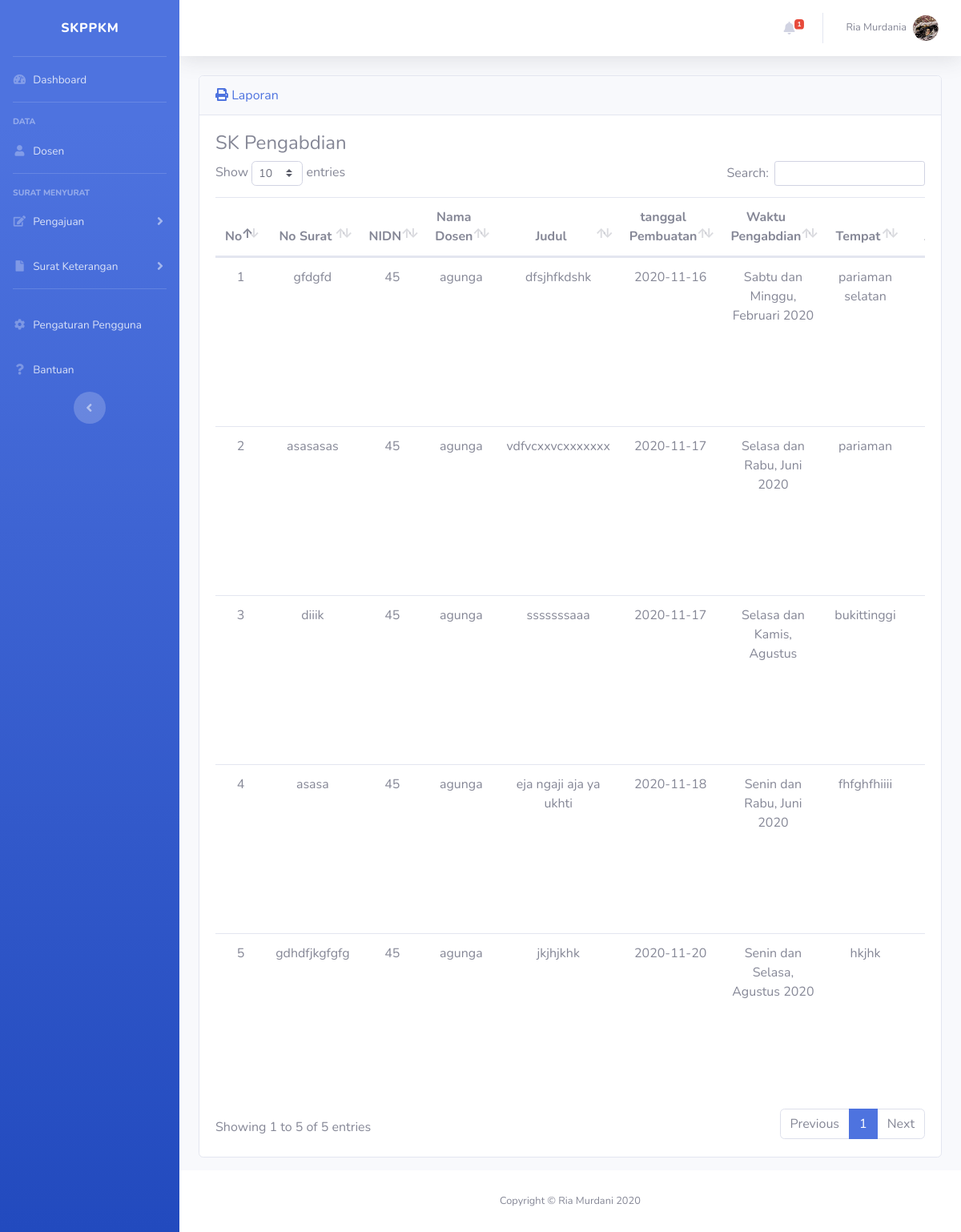
The page /admin/skpengabdian.php (signed in) on the database its author committed.
### tables this page shows
CREATE TABLE `skpengabdian` (
  `no` int(11) NOT NULL,
  `no_surat` varchar(50) NOT NULL,
  `nidn` varchar(25) NOT NULL,
  `judul` text NOT NULL,
  `pangkat` varchar(20) NOT NULL,
  `golongan` varchar(10) NOT NULL,
  `tanggal` date NOT NULL,
  `hari` varchar(20) NOT NULL,
  `bulan` varchar(15) NOT NULL,
  `tahun` varchar(5) NOT NULL,
  `tempat` text NOT NULL
);

CREATE TABLE `dosen` (
  `nidn` varchar(25) NOT NULL,
  `nama` varchar(40) NOT NULL,
  `golongan` varchar(10) NOT NULL,
  `jabatan` varchar(20) NOT NULL,
  `password` varchar(100) NOT NULL,
  `alamat` text NOT NULL,
  `foto` varchar(50) NOT NULL,
  `level` varchar(25) NOT NULL
);

### admin/skpengabdian.php (the view, shortened to what this page needs)
<!DOCTYPE html>
<html lang="en">
<head>
  <?php include('partial/head.php'); ?>
</head>
<body id="page-top">
  <div id="wrapper">
     <?php include('partial/sidebar.php'); ?>
    <div id="content-wrapper" class="d-flex flex-column">
      <div id="content">
        <?php include('partial/topbar.php'); ?>
          <div class="container-fluid">
        <div class="card mb-3">
          <div class="card-header">
            <a href="laporanskpengabdian.php" target="_blank"><i class="fas fa-print"></i> Laporan</a>
          </div>
          <div class="card-body">
            <h4>SK Pengabdian</h4>
            <div class="table-responsive">
              <table class="table table-hover" id="dataTable" width="100%" cellspacing="0">
                <thead align="center">
                  <tr>
                    <th>No</th>
                    <th>No Surat</th>
                    <th>NIDN</th>
                    <th>Nama Dosen</th>
                    <th width="200">Judul</th>
                    <th>tanggal Pembuatan</th>
                    <th>Waktu Pengabdian</th>
                    <th>Tempat</th>
                    <th width="160">Aksi</th>
                  </tr>
                </thead>
                <tbody align="center">
                  <?php
                  include "koneksi.php";
                  $no=1;
                  $datad = mysqli_query($koneksi,"select * from skpengabdian");
                  while($data = mysqli_fetch_array($datad)){
                  ?>
                  <tr>
                    <td><?php echo $no;?></td>
                    <td><?php echo $data['no_surat'];?></td>
                    <td><?php echo $data['nidn'];?></td>
                    <td>
                       <?php
                        $nidn=$data['nidn'];
                        $sqla=mysqli_query($koneksi,"select * from dosen where nidn='$nidn'");
                        while($sqlb = mysqli_fetch_array($sqla)){
                        echo $sqlb['nama'] ;
                      } ?>
                    </td>
                    <td><?php echo $data['judul'];?></td>
                    <td><?php echo $data['tanggal'];?></td>
                    <td><?php echo $data['hari'];?>, <?php echo $data['bulan'];?> <?php echo $data['tahun'];?></td>
                    <td><?php echo $data['tempat'];?></td>
                     <td>
                       <a href="cetakskpengabdian.php?no=<?php echo $data['no']; ?>" target="_blank" class="btn btn-small text-success"><i class="fas fa-print"></i> Cetak</a>
                    <a href="editskpengabdian.php?no=<?php echo $data['no']; ?>" class="btn btn-small"><i class="fas fa-edit"></i> Edit</a>
                    <a  href="hapusskpengabdian.php?no=<?php echo $data['no']; ?>" class="btn btn-small text-danger"><i class="fas fa-trash"></i> Hapus</a>
                    </td>
                  </tr>
                  <?php $no++; } ?>
                </tbody>
              </table>
             </div>
          </div>
        </div>
        </div>
      </div>
         <?php include('partial/footer.php'); ?>
      </div>
    </div>
</body>
</html>

### admin/partial/head.php (shortened to what this page needs)
<link href="../vendor/fontawesome-free/css/all.min.css" rel="stylesheet" type="text/css">
<link href="../css/sb-admin-2.min.css" rel="stylesheet">
<link href="../vendor/datatables/dataTables.bootstrap4.min.css" rel="stylesheet">

### admin/partial/sidebar.php (shortened to what this page needs)
<ul class="navbar-nav bg-gradient-primary sidebar sidebar-dark accordion" id="accordionSidebar">
      <a class="sidebar-brand d-flex align-items-center justify-content-center" href="dashboard.php">
        <div class="sidebar-brand-icon rotate-n-15">
        </div>
        <div class="sidebar-brand-text mx-3">SKPPKM</div>
      </a>
      <hr class="sidebar-divider my-0">
      <li class="nav-item">
        <a class="nav-link" href="dashboard.php">
          <i class="fas fa-fw fa-tachometer-alt"></i>
          <span>Dashboard</span></a>
      </li>
      <hr class="sidebar-divider">
      <div class="sidebar-heading">
        Data
      </div>
        <li class="nav-item">
        <a class="nav-link" href="dosen.php">
          <i class="fas fa-fw fa-user"></i>
          <span>Dosen</span></a>
      </li>
      <hr class="sidebar-divider">
      <div class="sidebar-heading">
        Surat Menyurat
      </div>
      <li class="nav-item">
        <a class="nav-link collapsed" href="#" data-toggle="collapse" data-target="#collapsePages" aria-expanded="true" aria-controls="collapsePages">
          <i class="fas fa-fw fa-edit"></i>
          <span>Pengajuan</span>
        </a>
      </li>
      <li class="nav-item">
        <a class="nav-link collapsed" href="#" data-toggle="collapse" data-target="#collapsePages1" aria-expanded="true" aria-controls="collapsePages">
          <i class="fas fa-fw fa-file"></i>
          <span>Surat Keterangan</span>
        </a>
      </li>
      <hr class="sidebar-divider">
       <li class="nav-item">
        <a class="nav-link" href="pengguna.php">
          <i class="fas fa-fw fa-cog"></i>
          <span>Pengaturan Pengguna</span></a>
      </li>
      <li class="nav-item">
        <a class="nav-link" href="Bantuan.php">
          <i class="fas fa-fw fa-question"></i>
          <span>Bantuan</span></a>
      </li>
      <div class="text-center d-none d-md-inline">
        <button class="rounded-circle border-0" id="sidebarToggle"></button>
      </div>
    </ul>

### admin/partial/topbar.php (shortened to what this page needs)
<nav class="navbar navbar-expand navbar-light bg-white topbar mb-4 static-top shadow">
          <ul class="navbar-nav ml-auto">
            <li class="nav-item dropdown no-arrow mx-1">
              <a class="nav-link dropdown-toggle" href="#" id="alertsDropdown" role="button" data-toggle="dropdown" aria-haspopup="true" aria-expanded="false">
                <i class="fas fa-bell fa-fw"></i>
                 <?php
                        include "koneksi.php" ;
                        $sqla=mysqli_query($koneksi,"select count(nidn) as jum from pendaftaransk where keterangan='Diproses'");
                        $sqlb = mysqli_fetch_array($sqla);
                        $sqlc=mysqli_query($koneksi,"select count(nidn) as jum1 from pendaftaranskpengabdian where keterangan='Diproses'");
                        $sqld = mysqli_fetch_array($sqlc);
                  ?>
                <span class="badge badge-danger badge-counter"><?php
                  $jum=$sqlb['jum'];
                  $jum1=$sqld['jum1'];
                  $jumlah= $jum + $jum1 ;
                 echo $jumlah ; ?></span>
              </a>
            </li>
            <li class="nav-item dropdown no-arrow">
              <a class="nav-link dropdown-toggle" href="#" id="userDropdown" role="button" data-toggle="dropdown" aria-haspopup="true" aria-expanded="false">
                <span class="mr-2 d-none d-lg-inline text-gray-600 small"><?php echo  $_SESSION['nama']; ?></span>
                <img class="img-profile rounded-circle" src="../tempat/<?php echo  $_SESSION['foto']; ?>">
              </a>
            </li>
          </ul>
        </nav>

### admin/partial/footer.php
<footer class="sticky-footer bg-white">
        <div class="container my-auto">
          <div class="copyright text-center my-auto">
            <span>Copyright &copy; Ria Murdani 2020</span>
          </div>
        </div>
      </footer>

### rows shown on the page
skpengabdian: no_surat "gfdgfd", nidn "45", judul "dfsjhfkdshk", tanggal "2020-11-16", hari "Sabtu dan Minggu", bulan "Februari", tahun "2020", tempat "pariaman selatan"
dosen: nama "agunga"
skpengabdian: no_surat "asasasas", nidn "45", judul "vdfvcxxvcxxxxxxx", tanggal "2020-11-17", hari "Selasa dan Rabu", bulan "Juni", tahun "2020", tempat "pariaman"
skpengabdian: no_surat "diiik", nidn "45", judul "sssssssaaa", tanggal "2020-11-17", hari "Selasa dan Kamis", bulan "Agustus", tempat "bukittinggi"
skpengabdian: no_surat "asasa", nidn "45", judul "eja ngaji aja ya ukhti", tanggal "2020-11-18", hari "Senin dan Rabu", bulan "Juni", tahun "2020", tempat "fhfghfhiiii"
skpengabdian: no_surat "gdhdfjkgfgfg", nidn "45", judul "jkjhjkhk", tanggal "2020-11-20", hari "Senin dan Selasa", bulan "Agustus", tahun "2020", tempat "hkjhk"

### other values the page prints
$jumlah "1"
$_SESSION['nama'] "Ria Murdania"
